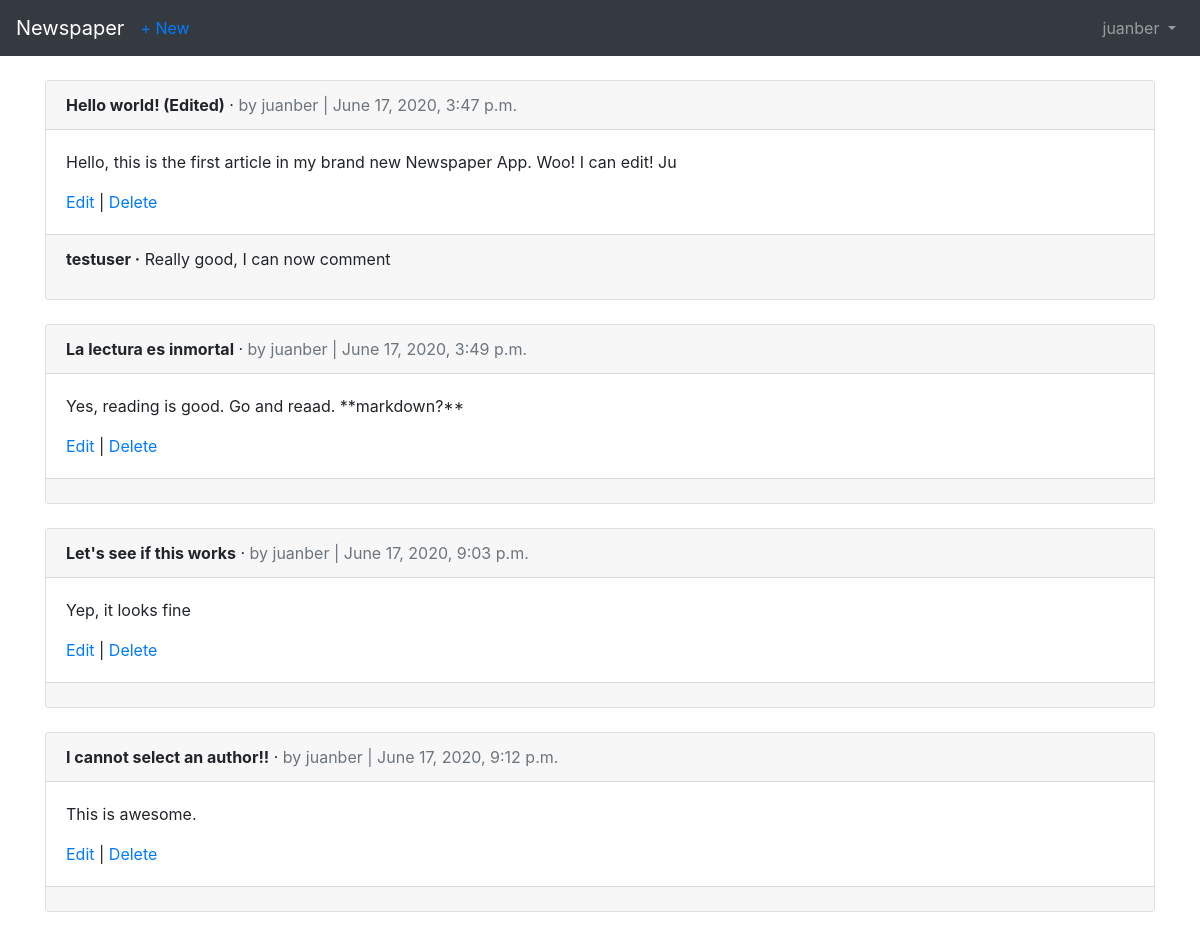
The page /articles/ (signed in) on the database its author committed.
### users/models.py (models this page shows)
class CustomUser(AbstractUser):
    age = models.PositiveIntegerField(null=True, blank=True)

### articles/models.py (models this page shows, shortened)
class Article(models.Model):
    title = models.CharField(max_length=255)
    body = models.TextField()
    date = models.DateTimeField(auto_now_add=True)
    author = models.ForeignKey(
        get_user_model(),
        on_delete=models.CASCADE
    )

class Comment(models.Model):
    article = models.ForeignKey(
        Article,
        on_delete=models.CASCADE,
        related_name='comments',
    )
    comment = models.CharField(max_length=140)
    author = models.ForeignKey(
        get_user_model(),
        on_delete=models.CASCADE
    )
    def __str__(self):
        return self.comment

### articles/views.py (the view)
# urls.py: path("", ArticleListView.as_view(), name="article_list"),
class ArticleListView(LoginRequiredMixin, ListView):
    model = Article
    template_name = "article_list.html"
    context_object_name = 'article_list'
    login_url = 'login'

### templates/article_list.html (shortened to what this page needs)
{% extends 'base.html' %}
{% block content %}
    {% for article in article_list %}
        <div class="card">
            <div class="card-header">
                <span class="font-weight-bold">{{ article.title }}</span> &middot;
                <span class="text-muted">by {{ article.author }}  |  {{ article.date }}</span>
            </div>
            <div class="card-body">
                <p>{{ article.body }}</p>
                <a href="{% url 'article_edit' article.pk %}">Edit</a> |
                <a href="{% url 'article_delete' article.pk %}">Delete</a>
            </div>
            <div class="card-footer">
                {% for comment in article.comments.all %}
                    <p>
                        <span class="font-weight-bold">{{ comment.author }} &middot;</span>
                        {{ comment }}
                    </p>
                {% endfor %}
            </div>
        </div>
        <br>
    {% endfor %}
{% endblock content %}

### templates/base.html (shortened to what this page needs)
<!doctype html>
<html lang="en">
  <head>
    <link rel="stylesheet" href="https://stackpath.bootstrapcdn.com/bootstrap/4.5.0/css/bootstrap.min.css">
  </head>
  <body>
    <nav class="navbar navbar-expand-md navbar-dark bg-dark mb-4">
        <a href="{% url 'home' %}" class="navbar-brand">Newspaper</a>
        {% if user.is_authenticated %}
            <ul class="navbar-nav mr-auto">
                <li class="nav-item"><a href="{% url 'article_new' %}">+ New</a></li>
            </ul>
        {% endif %}
        <div class="collapse navbar-collapse" id="navbarCollapse">
            {% if user.is_authenticated %}
                <ul class="navbar-nav ml-auto">
                    <li class="nav-item">
                        <a class="nav-link dropdown-toggle" href="#" id="userMenu"
                            data-toggle="dropdown" aria-haspopup="true"
                            aria-expanded="false">
                            {{ user.username }}
                        </a>
                    </li>
                </ul>
            {% else %}
                <form class="form-inline ml-auto">
                    <a href="{% url 'login' %}" class="btn btn-outline-secondary">Log In</a>
                    <a href="{% url 'signup' %}" class="btn btn-primary ml-2">Sign up</a>
                </form>
            {% endif %}
        </div>
    </nav>
    <div class="container">
        {% block content %}
        {% endblock content %}
    </div>
  </body>
</html>

### rows shown on the page
CustomUser: username "juanber"
Article: title "Hello world! (Edited)", author "juanber", date "June 17, 2020, 3:47 p.m.", body "Hello, this is the first article in my brand new Newspaper App. Woo! I can edit! Ju"
Comment: author "testuser", comment "Really good, I can now comment"
Article: title "La lectura es inmortal", author "juanber", date "June 17, 2020, 3:49 p.m.", body "Yes, reading is good. Go and reaad. **markdown?**"
Article: title "Let's see if this works", author "juanber", date "June 17, 2020, 9:03 p.m.", body "Yep, it looks fine"
Article: title "I cannot select an author!!", author "juanber", date "June 17, 2020, 9:12 p.m.", body "This is awesome."
